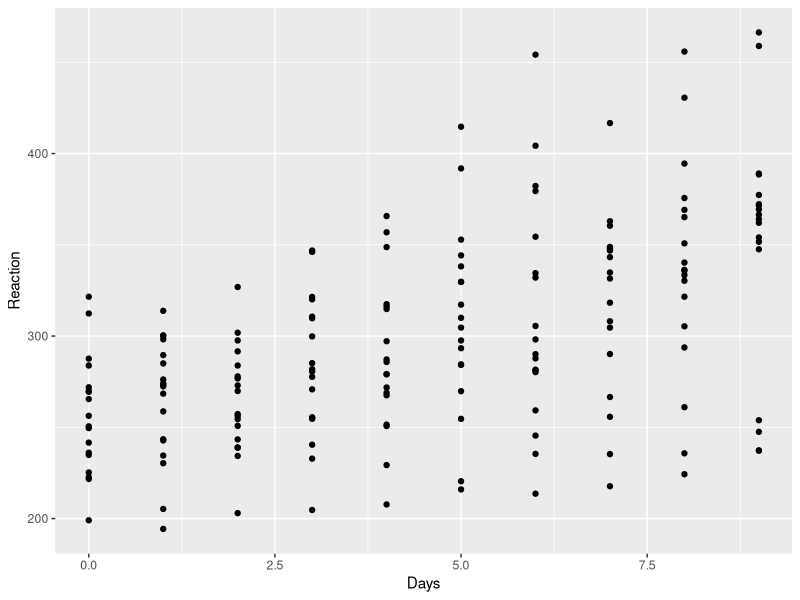
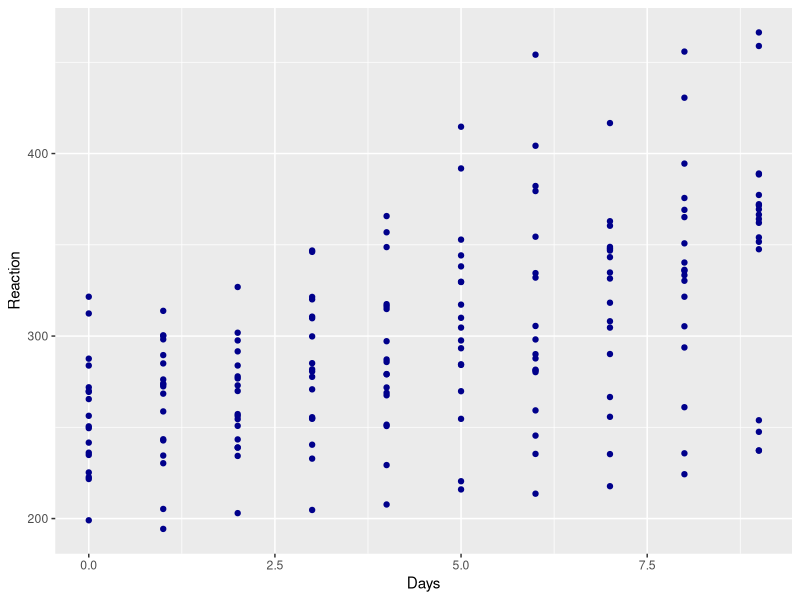
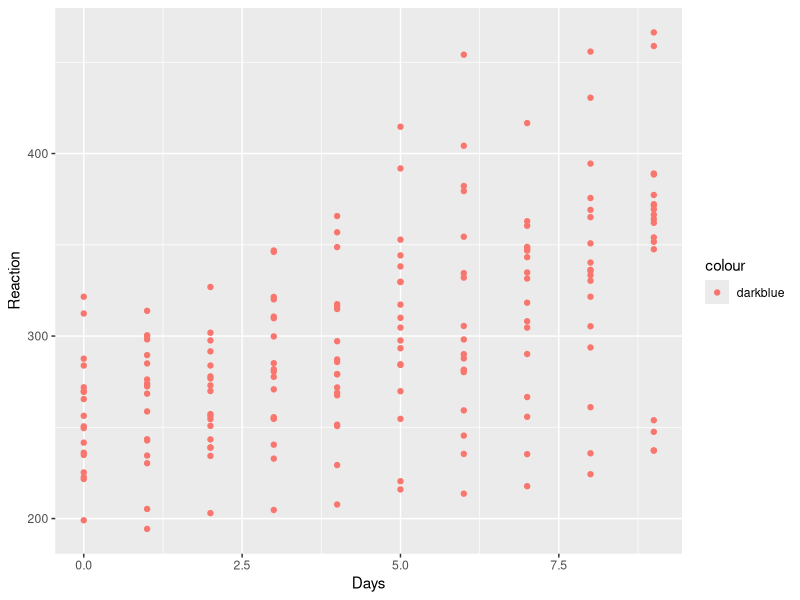
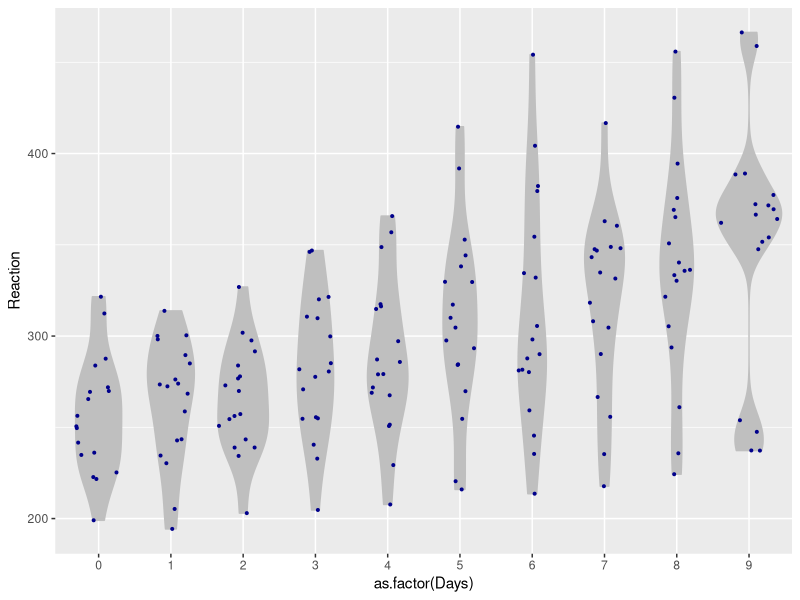
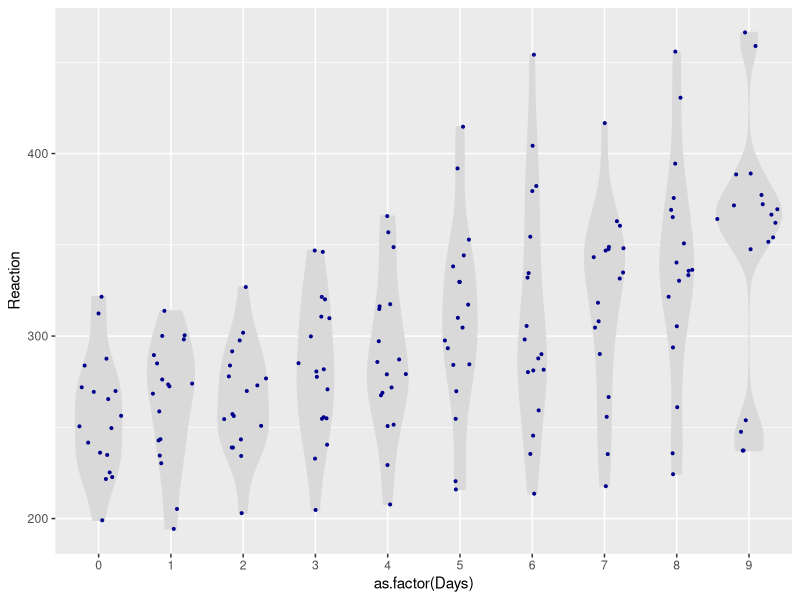
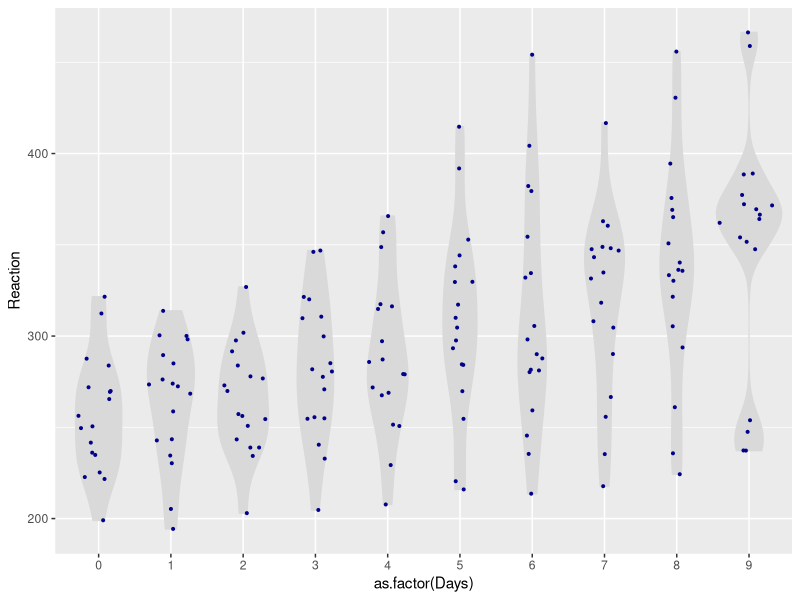
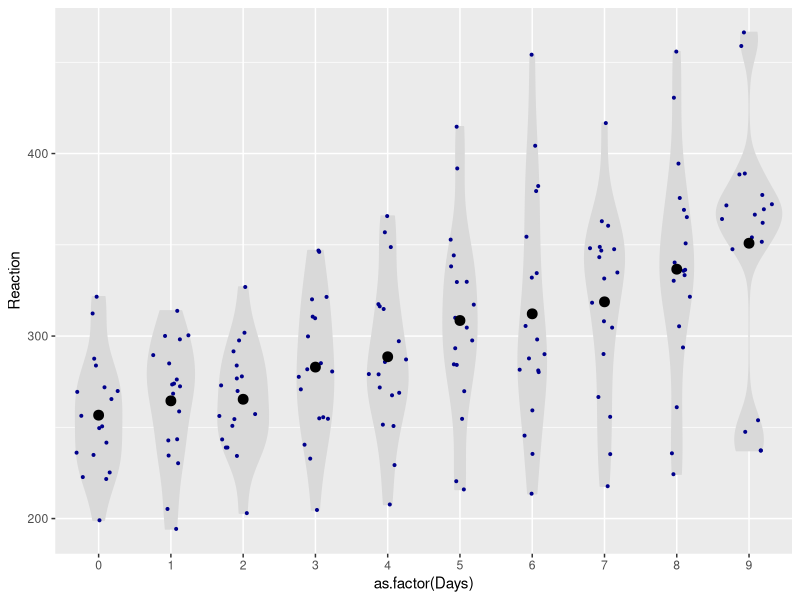
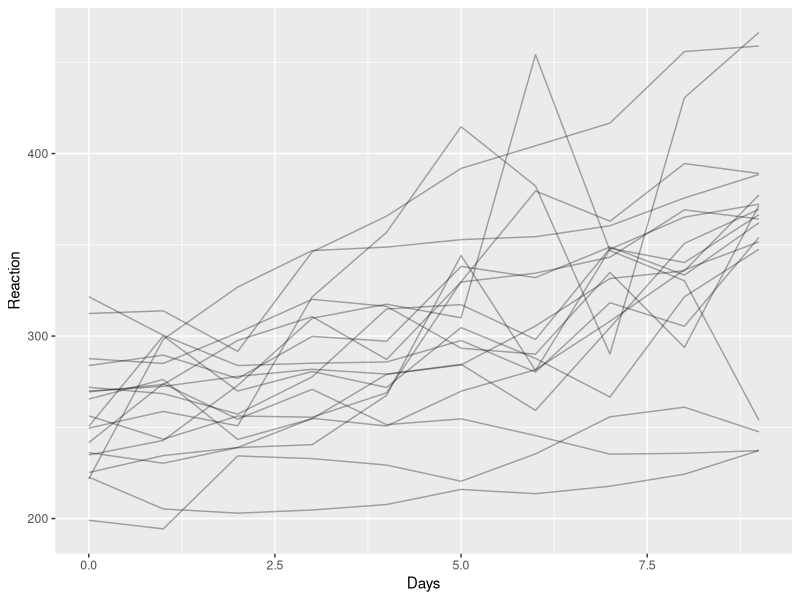

Reproduce these figures in R, in order.
## ---- chunk 1
library(tidyverse) # For ggplot, dplyr, tidyr...
library(skimr) # For quick review of data
library(ggforce) # For sina plots
library(lme4) # For the sleep study data

set.seed(888)

## ---- chunk 2

sleep.df = sleepstudy # Read data from package

skim(sleep.df) # Summarizes dataframe

head(sleep.df) # First rows of dataframe
tail(sleep.df) # Last rows of dataframe

## ---- chunk 3

ggplot(data = sleep.df, mapping = aes(x = Days, y = Reaction)) + 
  geom_point()

## ---- chunk 4

ggplot(data = sleep.df, mapping = aes(x = Days, y = Reaction)) + 
  geom_point(colour = "darkblue") 

ggplot(data = sleep.df, mapping = aes(x = Days, y = Reaction, colour = "darkblue")) + 
  geom_point() 

## ---- chunk 5

ggplot(data = sleep.df, mapping = aes(x = as.factor(Days), y = Reaction)) + 
  geom_violin(fill= "grey75", colour = "grey75") +
  geom_sina(colour = "darkblue", size = .7)

## ---- chunk 6

## Global
ggplot(data = sleep.df, mapping = aes(x = as.factor(Days), y = Reaction)) + 
  geom_violin(fill= "grey85", colour = "grey85") +
  geom_sina(colour = "darkblue", size = .7)

## Local
ggplot(data = sleep.df) + 
  geom_violin(mapping = aes(x = as.factor(Days), y = Reaction), fill= "grey85", colour = "grey85") +
  geom_sina(mapping = aes(x = as.factor(Days), y = Reaction), colour = "darkblue", size = .7)

## Local mapping to overlay data
m.sleep.df = sleep.df %>% 
  group_by(Days) %>% 
  summarise(m.reaction = mean(Reaction))

ggplot(data = sleep.df, mapping = aes(x = as.factor(Days), y = Reaction)) + 
  geom_violin(fill = "grey85", colour = "grey85") +
  geom_sina(colour = "darkblue", size = .7) +
  geom_point(data = m.sleep.df, aes(y = m.reaction), size = 3)

## ---- chunk 7

ggplot(sleep.df, aes(Days, Reaction, group = Subject)) +
  geom_line(alpha = .33) 

# What happens when you don't identify the groups?
ggplot(sleep.df, aes(Days, Reaction)) +
  geom_line(alpha = .33) 


ggplot(sleep.df, aes(x = Days, y = Reaction, group = Subject)) + 
  geom_line(alpha = .33) +
  geom_smooth(method = "lm", se = FALSE, size = .8)

# What happens when you don't identify the groups?
ggplot(sleep.df, aes(Days, Reaction)) +
  geom_point() +
  geom_smooth(method = "lm", se = FALSE)
## ---- chunk 8

ggplot(data = sleep.df, mapping = aes(x = Days, y = Reaction)) + 
  geom_point() +
  facet_grid(.~Subject)

## ---- chunk 9

ggplot(sleep.df, aes(Days, Reaction)) + 
  geom_point() +
  geom_smooth(method = "loess") +
  facet_grid(.~Subject)
## ---- chunk 10

ggplot(sleep.df, aes(Days, Reaction)) + 
  geom_point() +
  geom_smooth(method = "lm") +
  facet_grid(.~Subject)
## ---- chunk 11

ggplot(sleep.df, aes(Days, Reaction)) + 
  geom_point() +
  geom_smooth(method = "lm") +
  facet_grid(.~reorder(x = Subject, X = Reaction, FUN = mean)) +
  scale_x_continuous(breaks = c(2, 4, 6, 8)) +
  labs(title = "Sleep deprevation slows reaction time",
       subtitle = "Individual participants ordered by mean reaction time",
       y = "Reaction time (s)", x = "Days into experiment")
